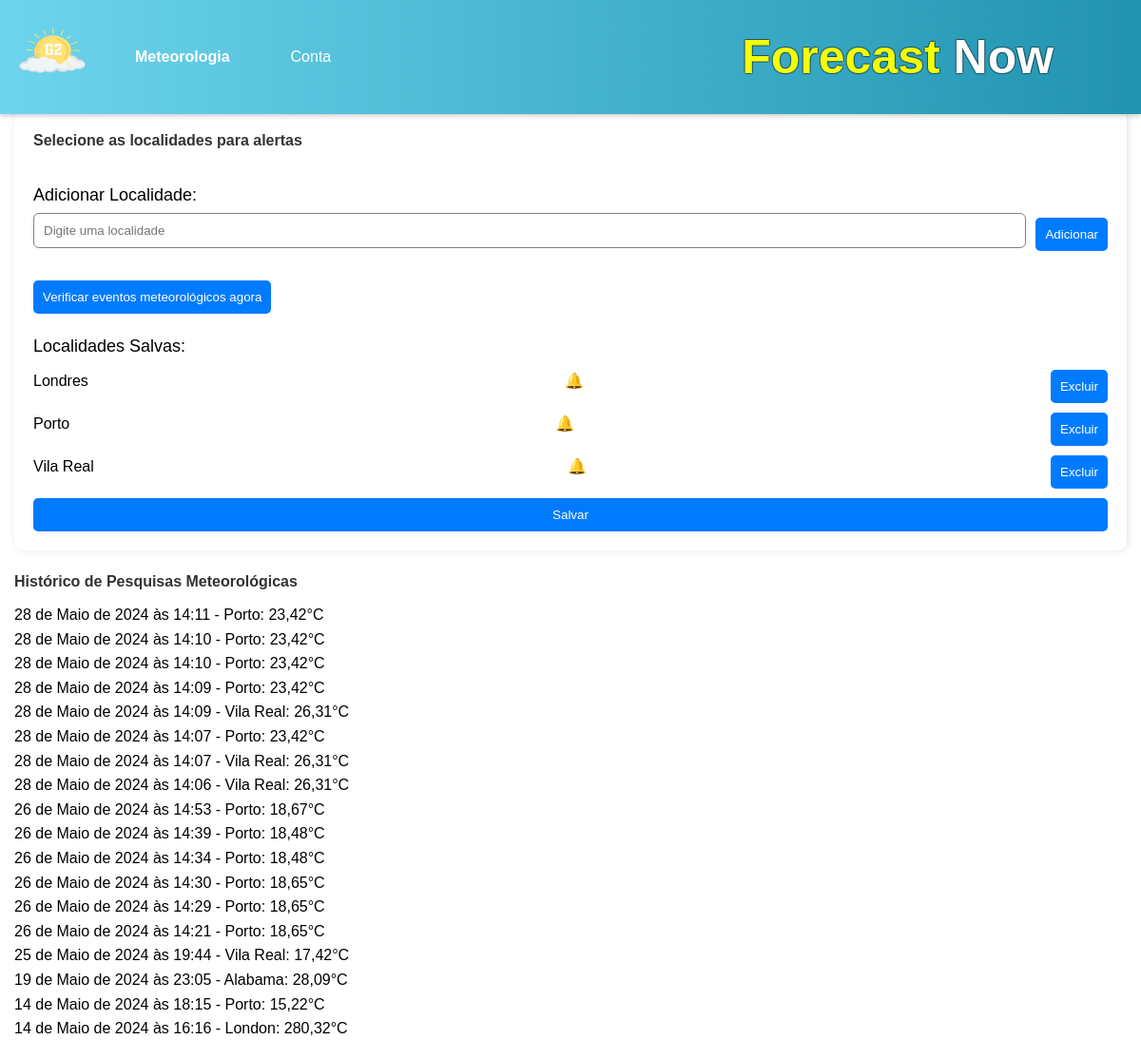
The app's page /perfil/ (signed in, upper part), older data.
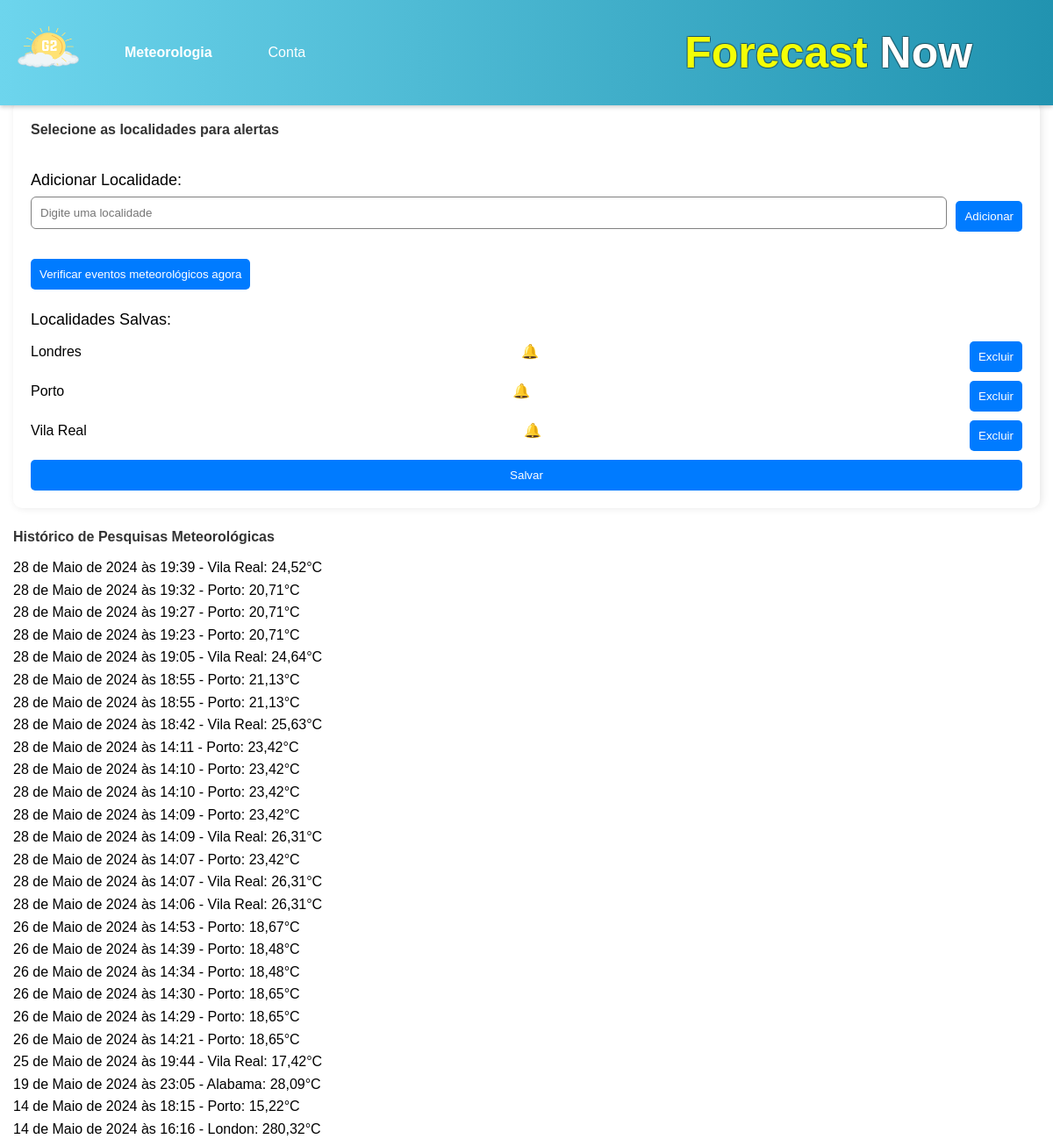
The same page, newer data.
### G2app/models.py (models this page shows)
class AlertLocation(models.Model):
    usuario = models.ForeignKey(User, on_delete=models.CASCADE)
    local_pesquisa = models.CharField(max_length=255)

class HistoricoPesquisa(models.Model):
    usuario = models.ForeignKey(User, on_delete=models.CASCADE)
    local_pesquisa = models.CharField(max_length=255)
    resultado_pesquisa = models.TextField()
    data_pesquisa = models.DateTimeField(auto_now_add=True)

### G2app/views.py (the view)
# urls.py: path('perfil/', perfil_usuario, name='perfil'),
def perfil_usuario(request):
    if not request.user.is_authenticated:
        return redirect('login')
    historico = HistoricoPesquisa.objects.filter(usuario=request.user).order_by('-data_pesquisa')
    historico_formatado = []
    for item in historico:
        dados = json.loads(item.resultado_pesquisa)
        historico_formatado.append({
            'data': item.data_pesquisa,
            'local': item.local_pesquisa,
            'temperatura': dados['main']['temp'],
        })
    alert_locations = AlertLocation.objects.filter(usuario=request.user)
    return render(request, 'G2app/perfil.html', {
        'historico': historico_formatado,
        'alert_locations': alert_locations,
    })

### G2app/templates/G2app/perfil.html (shortened to what this page needs)
{% extends 'G2app/index.html' %}
{% block content %}
<div class="container">
  <div class="main-body">
    <div class="row">
      <div class="col-md-4 alert-selection">
        <h4>Selecione as localidades para alertas</h4>
        <form id="location-form" method="post" action="{% url 'update_alert_locations' %}">
          <div class="form-group">
            <label for="location_input">Adicionar Localidade:</label>
            <div class="input-group">
              <input type="text" id="location-input" name="location_input" class="form-control" placeholder="Digite uma localidade">
              <div class="input-group-append">
                <button type="button" id="add-location-btn" class="btn btn-primary">Adicionar</button>
              </div>
            </div>
            <button type="button" id="check-weather-btn" class="btn btn-danger">Verificar eventos meteorológicos agora</button>
          </div>
          <div class="form-group">
            <label for="saved_locations">Localidades Salvas:</label>
            <ul id="saved-locations" class="list-group">
              {% for location in alert_locations %}
                <li class="list-group-item">
                  {{ location.local_pesquisa }}
                  <span class="alert-icon">&#x1F514;</span>
                  <button type="button" class="btn btn-danger btn-sm delete-location-btn" data-id="{{ location.id }}">Excluir</button>
                </li>
              {% endfor %}
            </ul>
          </div>
          <button type="submit" class="btn btn-primary">Salvar</button>
        </form>
      </div>
      <div class="col-md-8">
        <div class="card mt-3">
          <div class="card-body">
            <h4>Histórico de Pesquisas Meteorológicas</h4>
            <ul class="list-group list-group-flush">
              {% for pesquisa in historico %}
                <li class="list-group-item">
                  {{ pesquisa.data }} - {{ pesquisa.local }}: {{ pesquisa.temperatura }}°C
                </li>
              {% empty %}
                <li class="list-group-item">Ainda não fizeste nenhuma pesquisa.</li>
              {% endfor %}
            </ul>
          </div>
        </div>
      </div>
    </div>
  </div>
</div>
{% endblock %}

### G2app/templates/G2app/index.html (shortened to what this page needs)
<!DOCTYPE html>
<html lang="pt">
<head>
    {% load static %}
    <link rel="stylesheet" href="{% static 'G2app/style.css' %}">
</head>
<body>
    {% block navbar %}
    <header>
        <div class="logo">
            <img src="{% static 'G2app/img/logo.png' %}" alt="descrição imagem">
        </div>
        <div class="navbar">
            <a href="{% url 'inicio' %}" class="navbar-brand">Meteorologia</a>
            {% if user.is_authenticated %}
            <a href="{% url 'perfil' %}">Conta</a>
            {% else %}
            <a href="{% url 'login' %}">Login</a>
            {% endif %}
        </div>
        <div class="nome"> <h1>Forecast <span> Now</span></h1> </div>
    </header>
    {% endblock navbar %}
    <main>
        {% block content %}{% endblock %}
    </main>
</body>
</html>

### G2app/static/G2app/style.css (style rules this page uses)
* { margin: 0; padding: 0; box-sizing: border-box; font-family: 'Arial', sans-serif; }
body { background-color: #f4f4f4; font-family: 'Arial', sans-serif; line-height: 1.6; }
header { position: fixed; top: 0; left: 0; width: 100%; background: linear-gradient(to right, #6dd5ed, #2193b0); padding: 20px; display: flex; justify-content: start; align-items: center; box-shadow: 0 2px 5px rgba(0,0,0,0.2); z-index: 100; }
.nome h1 { color: rgb(243, 255, 6); font-size: 50px; text-shadow: -1px -1px 0 #00000049, 1px -1px 0 #00000049, -1px 1px 0 #00000049, 1px 1px 0 #00000049; margin-left: 400px; }
.nome h1 span { color: white; }
.logo { margin-right: 20px; }
.logo img { height: 60px; width: 70px; }
.navbar { display: flex; align-items: center; z-index: 50; }
.navbar a { text-decoration: none; color: white; margin: 0 1rem; position: relative; padding: 0.5rem 1rem; transition: color 0.3s; }
.navbar a::before { content: ''; position: absolute; width: 100%; height: 3px; bottom: 0; left: 0; background-color: #ffd700; visibility: hidden; transform: scaleX(0); transition: all 0.3s ease-in-out 0s; }
.navbar-brand { font-weight: bold; color: white; }
.form-control { display: flex; align-items: center; margin-bottom: 1em; }
form { width: 100%; margin: auto; }
form label { display: block; margin-top: 20px; font-size: 18px; }
form input { width: 100%; padding: 10px; border: none; border: 1px solid gray; border-radius: 6px; outline: none; margin-top: 5px; }
.container { max-width: 90%; margin: auto; padding-top: 120px; background-color: #f4f4f4; z-index: 50; }
.main-body { padding: 15px; background-color: #ffffff; border-radius: 15px; box-shadow: 0px 0px 10px 0px rgba(0,0,0,0.1); }
.list-group-item { border: none; }
.list-group-flush .list-group-item { border-right-width: 0; border-left-width: 0; }
.card-body h4 { color: #333; margin-bottom: 10px; text-align: left; }
.alert-selection { background-color: white; padding: 20px; box-shadow: 2px 0 10px rgba(0, 0, 0, 0.1); border-radius: 10px; margin-top: 20px; }
.alert-selection h4 { margin-bottom: 10px; color: #333; }
.alert-selection form { display: flex; flex-direction: column; }
.input-group { display: flex; margin-bottom: 10px; }
.input-group input { flex-grow: 1; }
.input-group-append { margin-left: 10px; }
.list-group-item { display: flex; justify-content: space-between; align-items: center; }
.alert-icon { margin-left: 10px; color: #ff9800; }
.alert-selection button { background-color: #007bff; color: white; border: none; border-radius: 5px; padding: 10px; cursor: pointer; margin-top: 10px; }
.card.mt-3 { margin-top: 20px; }
.container { max-width: 1200px; margin: auto; padding-top: 80px; }

Row changes from the older to the newer data that the page shows:
added HistoricoPesquisa: data "28 de Maio de 2024 às 19:39", local "Vila Real"
added HistoricoPesquisa: data "28 de Maio de 2024 às 19:32", local "Porto"
added HistoricoPesquisa: data "28 de Maio de 2024 às 19:27", local "Porto"
added HistoricoPesquisa: data "28 de Maio de 2024 às 19:23", local "Porto"
added HistoricoPesquisa: data "28 de Maio de 2024 às 19:05", local "Vila Real"
added HistoricoPesquisa: data "28 de Maio de 2024 às 18:55", local "Porto"
added HistoricoPesquisa: data "28 de Maio de 2024 às 18:55", local "Porto"
added HistoricoPesquisa: data "28 de Maio de 2024 às 18:42", local "Vila Real"
Text that changed along with them:
new list line: "- : 24,52 °C"
new list line: "- : 20,71 °C"
new list line: "- : 24,64 °C"
new list line: "- : 21,13 °C"
new list line: "- : 25,63 °C"
